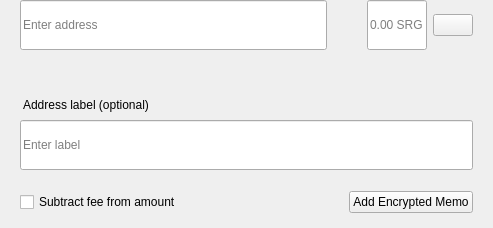
<?xml version="1.0" encoding="UTF-8"?>
<ui version="4.0">
 <class>SendMultiRow</class>
 <widget class="QWidget" name="SendMultiRow">
  <property name="geometry">
   <rect>
    <x>0</x>
    <y>0</y>
    <width>493</width>
    <height>228</height>
   </rect>
  </property>
  <property name="minimumSize">
   <size>
    <width>0</width>
    <height>0</height>
   </size>
  </property>
  <property name="maximumSize">
   <size>
    <width>16777215</width>
    <height>16777215</height>
   </size>
  </property>
  <property name="windowTitle">
   <string notr="true">N/A</string>
  </property>
  <layout class="QVBoxLayout" name="verticalLayout_3">
   <property name="spacing">
    <number>0</number>
   </property>
   <property name="leftMargin">
    <number>0</number>
   </property>
   <property name="topMargin">
    <number>0</number>
   </property>
   <property name="rightMargin">
    <number>20</number>
   </property>
   <property name="bottomMargin">
    <number>5</number>
   </property>
   <item alignment="Qt::AlignTop">
    <widget class="QWidget" name="widget" native="true">
     <property name="sizePolicy">
      <sizepolicy hsizetype="Expanding" vsizetype="Maximum">
       <horstretch>0</horstretch>
       <verstretch>0</verstretch>
      </sizepolicy>
     </property>
     <property name="minimumSize">
      <size>
       <width>0</width>
       <height>60</height>
      </size>
     </property>
     <property name="maximumSize">
      <size>
       <width>16777215</width>
       <height>85</height>
      </size>
     </property>
     <layout class="QHBoxLayout" name="horizontalLayout" stretch="6,0,2">
      <property name="spacing">
       <number>0</number>
      </property>
      <property name="leftMargin">
       <number>8</number>
      </property>
      <property name="topMargin">
       <number>0</number>
      </property>
      <property name="rightMargin">
       <number>0</number>
      </property>
      <property name="bottomMargin">
       <number>0</number>
      </property>
      <item alignment="Qt::AlignTop">
       <widget class="QStackedWidget" name="stackedAddress">
        <property name="minimumSize">
         <size>
          <width>0</width>
          <height>50</height>
         </size>
        </property>
        <property name="maximumSize">
         <size>
          <width>16777215</width>
          <height>50</height>
         </size>
        </property>
        <widget class="QWidget" name="page_4">
         <property name="sizePolicy">
          <sizepolicy hsizetype="Expanding" vsizetype="Preferred">
           <horstretch>0</horstretch>
           <verstretch>0</verstretch>
          </sizepolicy>
         </property>
         <property name="minimumSize">
          <size>
           <width>0</width>
           <height>50</height>
          </size>
         </property>
         <property name="maximumSize">
          <size>
           <width>16777215</width>
           <height>55</height>
          </size>
         </property>
         <layout class="QVBoxLayout" name="verticalLayout_7">
          <property name="spacing">
           <number>0</number>
          </property>
          <property name="leftMargin">
           <number>12</number>
          </property>
          <property name="topMargin">
           <number>0</number>
          </property>
          <property name="rightMargin">
           <number>0</number>
          </property>
          <property name="bottomMargin">
           <number>0</number>
          </property>
          <item>
           <widget class="QLineEdit" name="lineEditAddress">
            <property name="minimumSize">
             <size>
              <width>0</width>
              <height>50</height>
             </size>
            </property>
            <property name="maximumSize">
             <size>
              <width>16777215</width>
              <height>50</height>
             </size>
            </property>
            <property name="placeholderText">
             <string>Enter address</string>
            </property>
           </widget>
          </item>
         </layout>
        </widget>
        <widget class="QWidget" name="page_3"/>
       </widget>
      </item>
      <item>
       <spacer name="horizontalSpacer_3">
        <property name="orientation">
         <enum>Qt::Horizontal</enum>
        </property>
        <property name="sizeType">
         <enum>QSizePolicy::Fixed</enum>
        </property>
        <property name="sizeHint" stdset="0">
         <size>
          <width>40</width>
          <height>20</height>
         </size>
        </property>
       </spacer>
      </item>
      <item>
       <layout class="QHBoxLayout" name="horizontalLayout_2">
        <property name="spacing">
         <number>6</number>
        </property>
        <item alignment="Qt::AlignTop">
         <widget class="QLineEdit" name="lineEditAmount">
          <property name="sizePolicy">
           <sizepolicy hsizetype="Expanding" vsizetype="Preferred">
            <horstretch>0</horstretch>
            <verstretch>0</verstretch>
           </sizepolicy>
          </property>
          <property name="minimumSize">
           <size>
            <width>0</width>
            <height>50</height>
           </size>
          </property>
          <property name="maximumSize">
           <size>
            <width>16777215</width>
            <height>50</height>
           </size>
          </property>
          <property name="maxLength">
           <number>17</number>
          </property>
          <property name="alignment">
           <set>Qt::AlignLeading|Qt::AlignLeft|Qt::AlignVCenter</set>
          </property>
          <property name="placeholderText">
           <string notr="true">0.00 SRG</string>
          </property>
         </widget>
        </item>
        <item>
         <layout class="QVBoxLayout" name="verticalLayout">
          <property name="topMargin">
           <number>14</number>
          </property>
          <property name="bottomMargin">
           <number>0</number>
          </property>
          <item alignment="Qt::AlignTop">
           <widget class="QPushButton" name="btnMenu">
            <property name="minimumSize">
             <size>
              <width>0</width>
              <height>0</height>
             </size>
            </property>
            <property name="maximumSize">
             <size>
              <width>16777215</width>
              <height>16777215</height>
             </size>
            </property>
            <property name="focusPolicy">
             <enum>Qt::NoFocus</enum>
            </property>
            <property name="text">
             <string/>
            </property>
           </widget>
          </item>
         </layout>
        </item>
       </layout>
      </item>
     </layout>
    </widget>
   </item>
   <item>
    <widget class="QWidget" name="layoutLabel" native="true">
     <property name="minimumSize">
      <size>
       <width>0</width>
       <height>0</height>
      </size>
     </property>
     <property name="maximumSize">
      <size>
       <width>16777215</width>
       <height>16777215</height>
      </size>
     </property>
     <layout class="QVBoxLayout" name="verticalLayout_9">
      <property name="spacing">
       <number>6</number>
      </property>
      <property name="leftMargin">
       <number>20</number>
      </property>
      <property name="topMargin">
       <number>0</number>
      </property>
      <property name="rightMargin">
       <number>0</number>
      </property>
      <property name="bottomMargin">
       <number>10</number>
      </property>
      <item>
       <spacer name="verticalSpacer">
        <property name="orientation">
         <enum>Qt::Vertical</enum>
        </property>
        <property name="sizeType">
         <enum>QSizePolicy::Fixed</enum>
        </property>
        <property name="sizeHint" stdset="0">
         <size>
          <width>20</width>
          <height>20</height>
         </size>
        </property>
       </spacer>
      </item>
      <item>
       <widget class="QLabel" name="labelSubtitleDescription">
        <property name="styleSheet">
         <string notr="true">margin-bottom:2px;
margin-left:0.05px;
padding:0px;</string>
        </property>
        <property name="text">
         <string>Address label (optional)</string>
        </property>
       </widget>
      </item>
      <item>
       <widget class="QLineEdit" name="lineEditDescription">
        <property name="minimumSize">
         <size>
          <width>0</width>
          <height>50</height>
         </size>
        </property>
        <property name="maximumSize">
         <size>
          <width>16777215</width>
          <height>50</height>
         </size>
        </property>
        <property name="placeholderText">
         <string>Enter label</string>
        </property>
       </widget>
      </item>
      <item>
       <spacer name="verticalSpacer_2">
        <property name="orientation">
         <enum>Qt::Vertical</enum>
        </property>
        <property name="sizeType">
         <enum>QSizePolicy::Fixed</enum>
        </property>
        <property name="sizeHint" stdset="0">
         <size>
          <width>20</width>
          <height>15</height>
         </size>
        </property>
       </spacer>
      </item>
      <item>
       <widget class="QWidget" name="containerMemo" native="true">
        <layout class="QHBoxLayout" name="horizontalLayout_5">
         <property name="leftMargin">
          <number>0</number>
         </property>
         <property name="topMargin">
          <number>0</number>
         </property>
         <property name="rightMargin">
          <number>0</number>
         </property>
         <property name="bottomMargin">
          <number>0</number>
         </property>
         <item>
          <widget class="QCheckBox" name="checkboxSubtractFeeFromAmount">
           <property name="toolTip">
            <string>The fee will be deducted from the amount being sent. The recipient will receive less SRG than you enter in the amount field. If multiple recipients are selected, the fee is split equally.</string>
           </property>
           <property name="text">
            <string>Subtract fee from amount</string>
           </property>
          </widget>
         </item>
         <item>
          <spacer name="horizontalSpacer">
           <property name="orientation">
            <enum>Qt::Horizontal</enum>
           </property>
           <property name="sizeHint" stdset="0">
            <size>
             <width>40</width>
             <height>20</height>
            </size>
           </property>
          </spacer>
         </item>
         <item>
          <widget class="QPushButton" name="btnAddMemo">
           <property name="text">
            <string notr="true">Add Encrypted Memo</string>
           </property>
          </widget>
         </item>
        </layout>
       </widget>
      </item>
     </layout>
    </widget>
   </item>
  </layout>
 </widget>
 <resources/>
 <connections/>
</ui>
